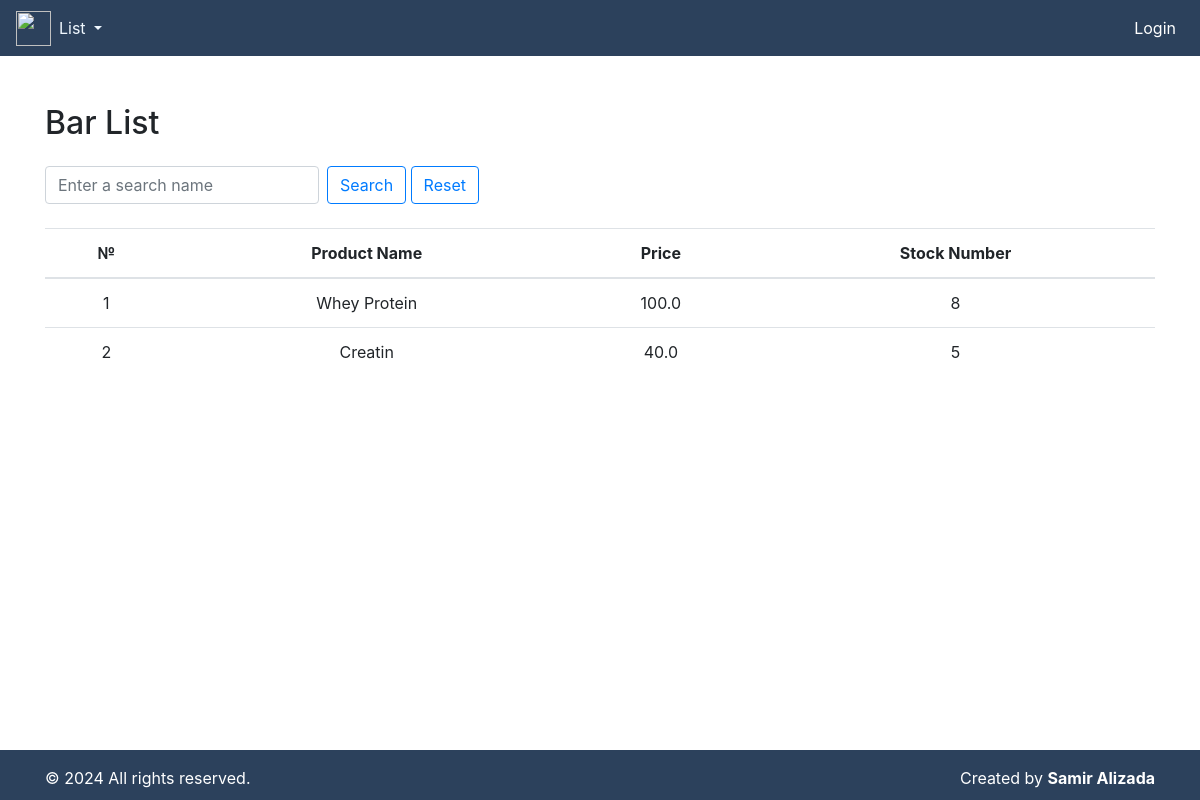
Page /bar-list/ on the committed database.
### fitness/models.py (models this page shows, shortened)
class Bar(models.Model):
    product_name = models.CharField(max_length=100)
    price = models.FloatField()
    stock_number = models.IntegerField()

### fitness/views.py (the view)
# urls.py: path('bar-list/', bar_list, name='bar_list'),
def bar_list(request):
    bars = Bar.objects.all()
    query = request.GET.get('q')
    if query:
        bars = bars.filter(product_name__icontains=query)
    return render(request, 'bar_list.html', {'bars': bars})

### templates/bar_list.html (shortened to what this page needs)
{% include "index.html" %}
{% block content %}
<div class="container mt-5">
    <h2 class="mb-4">Bar List</h2>
    <form method="GET" class="mb-3">
        <div class="form-inline mb-4">
            <input type="text" name="q" class="form-control mr-sm-2" placeholder="Enter a search name">
            <button class="btn btn-outline-primary my-2 my-sm-0" type="submit">Search</button>
            <a href="{% url 'bar_list' %}"><button class="btn btn-outline-primary my-2 my-sm-0" type="submit">Reset</button>
            </a>
        </div>
    </form>
    <table class="table text-center">
        <thead>
            <tr>
                <th scope="col">№</th>
                <th scope="col">Product Name</th>
                <th scope="col">Price</th>
                <th scope="col">Stock Number</th>
            </tr>
        </thead>
        <tbody>
            {% for bar in bars %}
            <tr>
                <td>{{ forloop.counter }}</td>
                <td>{{ bar.product_name }}</td>
                <td>{{ bar.price }}</td>
                <td>{{ bar.stock_number }}</td>
            </tr>
            {% endfor %}
        </tbody>
    </table>
</div>
{% endblock content %}

### rows in the picture
Bar: product_name "Whey Protein", price "100.0", stock_number "8"
Bar: product_name "Creatin", price "40.0", stock_number "5"
